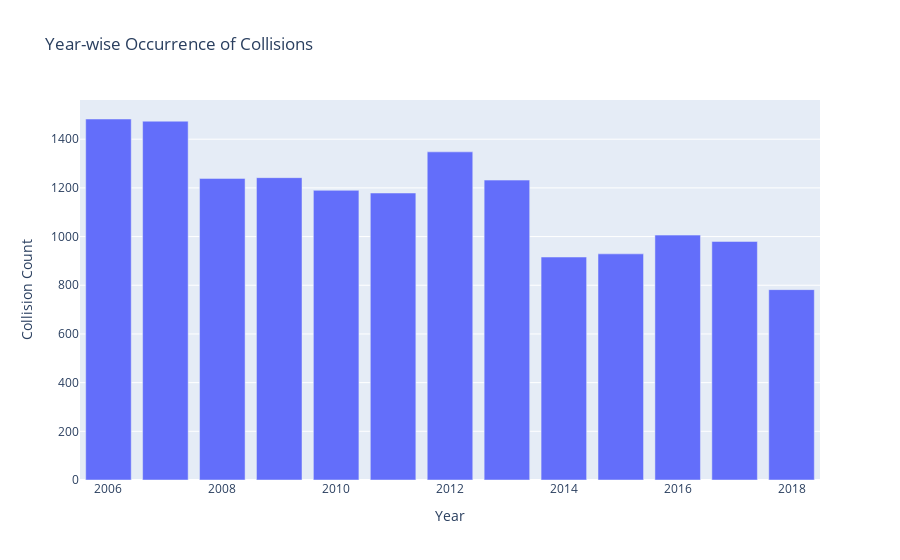

Here is the notebook cell this chart was saved with:
### Code cell
yearly_collision_counts = df['YEAR'].value_counts().reset_index()
yearly_collision_counts.columns = ['Year', 'Collision Count']

# Sort the DataFrame by year
yearly_collision_counts = yearly_collision_counts.sort_values(by='Year')

# Create a line plot using Plotly
fig = px.bar(yearly_collision_counts, x='Year', y='Collision Count',
              title='Year-wise Occurrence of Collisions',
              labels={'Collision Count': 'Collision Count', 'Year': 'Year'})

# Show the plot
fig.show()

### Figure 1 — Plotly figure (JSON) as saved in the notebook; plotly's stock layout.template omitted (floating-point values rounded to 4 significant figures)
{"data": [{"alignmentgroup": "True", "hovertemplate": "Year=%{x}<br>Collision Count=%{y}<extra></extra>", "legendgroup": "", "marker": {"color": "#636efa", "pattern": {"shape": ""}}, "name": "", "offsetgroup": "", "orientation": "v", "showlegend": false, "textposition": "auto", "type": "bar", "x": [2006, 2007, 2008, 2009, 2010, 2011, 2012, 2013, 2014, 2015, 2016, 2017, 2018], "xaxis": "x", "y": [1483, 1474, 1239, 1242, 1190, 1179, 1348, 1232, 916, 929, 1006, 980, 782], "yaxis": "y"}], "layout": {"barmode": "relative", "legend": {"tracegroupgap": 0}, "title": {"text": "Year-wise Occurrence of Collisions"}, "xaxis": {"anchor": "y", "domain": [0, 1], "title": {"text": "Year"}}, "yaxis": {"anchor": "x", "domain": [0, 1], "title": {"text": "Collision Count"}}}}
